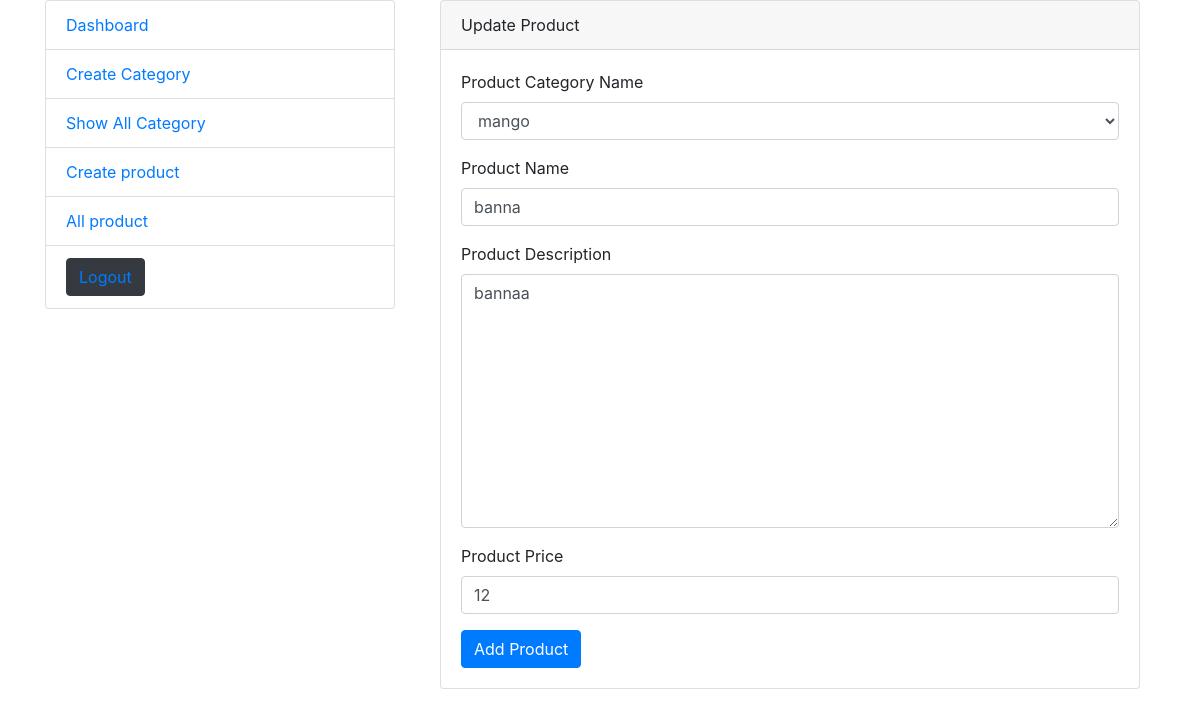
The page /admin/products/update.php?id=5 on the database its author committed.
### tables this page shows
CREATE TABLE `product` (
  `p_id` int(11) NOT NULL,
  `category_id` int(11) NOT NULL,
  `p_name` varchar(255) NOT NULL,
  `p_description` text NOT NULL,
  `p_price` int(11) NOT NULL,
  `p_image` varchar(255) NOT NULL
);

### admin/products/update.php (the view, shortened to what this page needs)
<?php include '../../inc/database.php';?>
<?php
  if(isset($_GET['id'])){
  	$id = $_GET['id'];
    $result = mysqli_query($con, "SELECT * from product WHERE p_id=".$id);
    $row = mysqli_fetch_assoc($result);
?>
<!doctype html>
<html lang="en">
  <head>
    <link rel="stylesheet" href="../css/bootstrap.min.css">
    <link rel="stylesheet" type="text/css" href="style.css">
  </head>
  <body>
    <div class="container">
      <div class="row">
        <div class="col-md-4">
          <ul class="list-group">
            <li class="list-group-item">
              <a href="../dashboard.php">Dashboard</a>
            </li>
             <li class="list-group-item">
              <a href="../categories/create.php">Create Category</a>
            </li>
            <li class="list-group-item">
              <a href="../categories/all_category.php">Show All Category</a>
            </li>
              <li class="list-group-item">
              <a href="create.php">Create product</a>
            </li>
              <li class="list-group-item">
              <a href="all_product.php">All product</a>
            </li>
             <li class="list-group-item">
              <button class="btn btn-dark"><a style="text-decoration: none" href="../logout.php">Logout</a></button>
            </li>
          </ul>
        </div>
        <div class="col-md-8">
          <div class="container">
          		    <div class="card">
						  <div class="card-header">
						    Update Product
						  </div>
						  <div class="card-body">
						    <form action="update.php?id=<?php echo $row['p_id']?>" method="post">
                  <div class="form-group">
                    <label>Product Category Name</label>
                    <select class="form-control" name="category_id">
                          <?php
                       $sql = "select * from product_category";
                       $result = mysqli_query($con,$sql);
                       while ($c_row = mysqli_fetch_assoc($result)) {
                        $c_id = $c_row['category_id'];
                        $p_id = $row['category_id'];
                        if($c_id == $p_id){ ?>
                      <option selected value="<?php echo $c_row['category_id']?>"><?php echo $c_row['category_name'] ?></option>
                          <?php  }
                          else{ ?>
                            <option  value="<?php echo $c_row['category_id']?>"><?php echo $c_row['category_name'] ?></option>
                            <?php
                          }
                        } ?>
                  </select>
                  </div>
								  <div class="form-group">
								    <label>Product Name</label>
								    <input type="text" class="form-control"  value="<?php echo $row['p_name'] ?>" name="productName" required="">
								  </div>
								  <div class="form-group">
								    <label>Product Description</label>
								    <textarea cols="10" rows="10" name="productDescription" class="form-control"><?php echo $row['p_description'] ?></textarea>
								  </div>
								  <div class="form-group">
								    <label>Product Price</label>
								    <input type="text" class="form-control"  value="<?php echo $row['p_price'] ?>" name="productPrice" required="">
								  </div>
								  <button type="submit" class="btn btn-primary" name="submit">Add Product</button>
								</form>
							<?php } ?>
						  </div>
					</div>
          </div>
        </div
      </div>
    </div>
  </body>
</html>

### rows shown on the page
product: productName "banna", productDescription "bannaa", productPrice "12"

### other values the page prints
form field category_id "mango"
